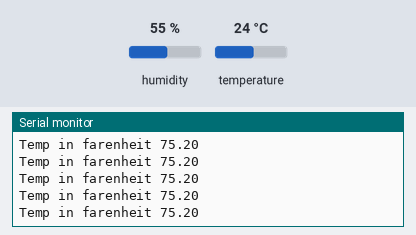
The sketch below on a simulated Arduino Uno, built with avr-gcc and run on an emulated ATmega328P. On the bench: the last lines printed to the serial monitor. The inputs (shaded band) are chosen by the test bench; at power-on: temperature 24 °C, humidity 55 %.

Above: at 0.8 s.
0.9 s: temperature set to 12 °C
2.4 s: temperature set to 41 °C
At 2.9 s:
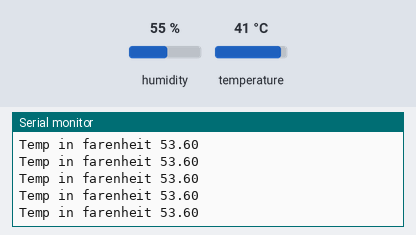
8.4 s: temperature set to 19 °C
At 8.9 s:
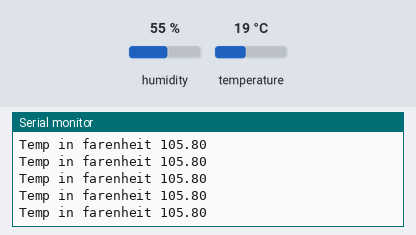
Timing chart, 0 to 11.4 s (numbered marks = the images above; inputs shaded):
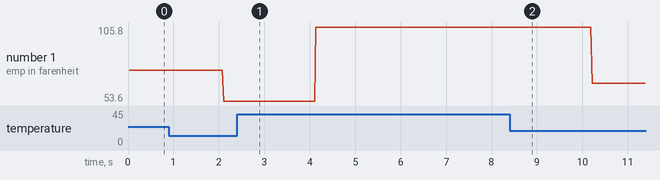

The sketch:

A12.ino
```cpp
/*
Write a program to show the temperature and shows a graph of the recent
measurements
*/

#include<DHT.h>
DHT dht(11,DHT11);

float temp;

void setup()
{
	// put your setup code here, to run once:
	dht.begin();
	Serial.begin(9600);

	while(!Serial.available())
	{
		temp = (dht.readTemperature()*9/5)+32;
		Serial.print("Temp in farenheit ");
		Serial.println(temp);
	}
}

void loop()
{
  	// put your main code here, to run repeatedly:
}
```

Measured:
- plotted number 1: 75.2 → 53.6 after the input at 0.9 s, 53.6 → 105.8 after the input at 2.4 s, 105.8 → 66.2 after the input at 8.4 s
